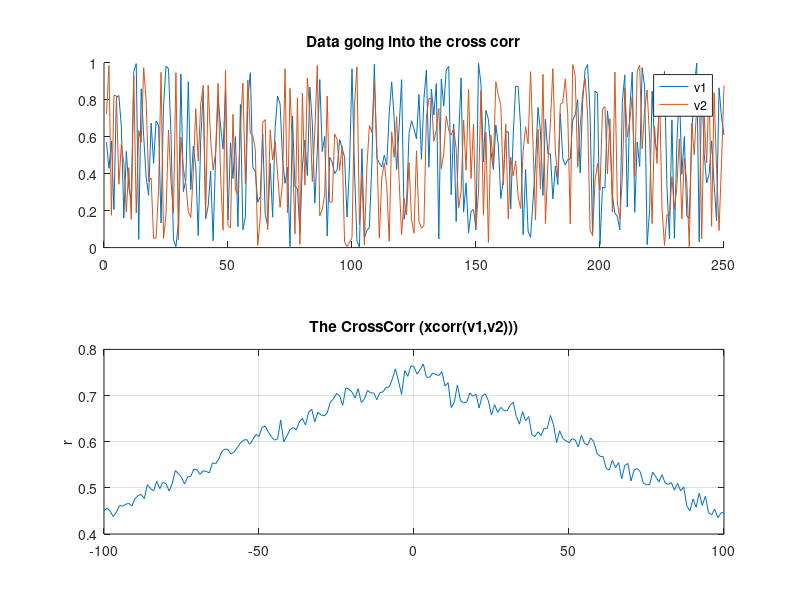
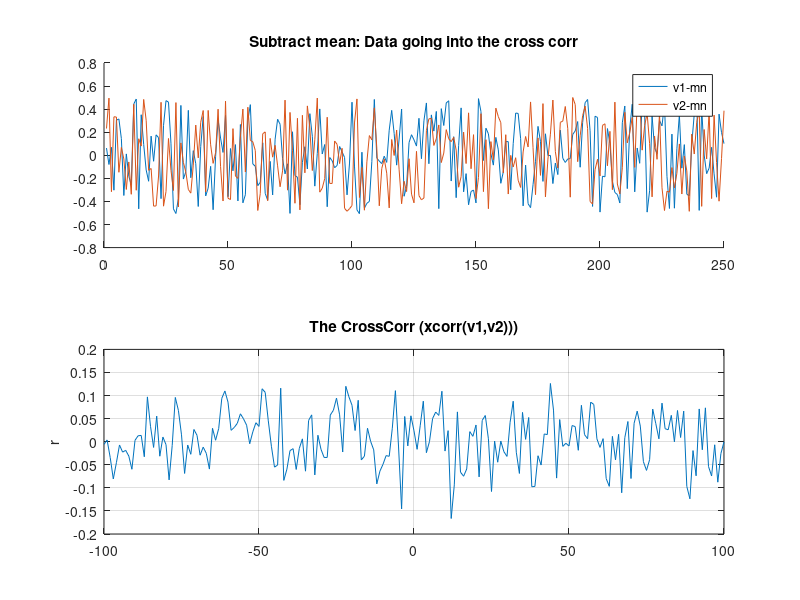
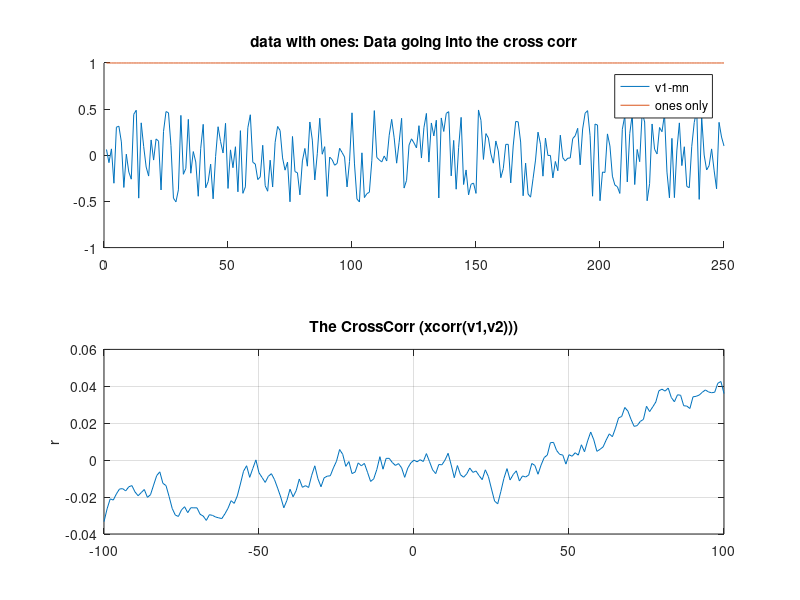
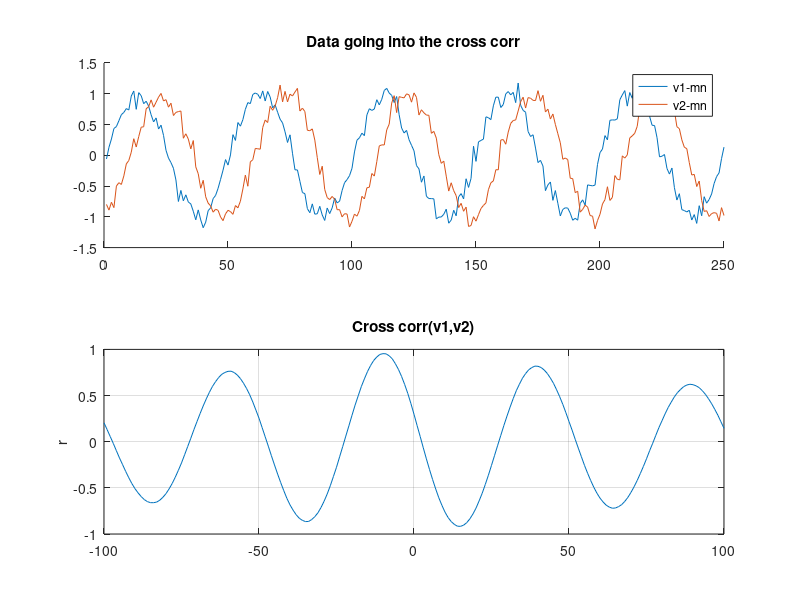

These figures' MATLAB source, in order:
% I have struggled mightily with cross corrs since grad school so hopefully
% this will help those embarking on cross-corr adventures...
% 
% Cross corrs are wonderful but they can yield surprisingly unintuitive results and also are
% subject to disturbing corruptions due to non-stationarities in the data.
% The later 
%
% For a list of some of the corruptions of cross-corrs and the solutions
% (via the generation of null distributions via suffling and randomizing in
% clever ways) see... (these are for spike trains, but the general
% principles and confounds are mostly the same for cross corss between
% continuous signals).
%
% Brody, C.D., 1999. Correlations without synchrony. Neural Comput 11, 1537–1551. https://doi.org/10.1162/089976699300016133
% Palm, G., Aertsen, A.M., Gerstein, G.L., 1988. On the significance of correlations among neuronal spike trains. Biol Cybern 59, 1–11. https://doi.org/10.1007/BF00336885
%
%%%%%%%%%%%%%%%%%%%%%%%%%%%%%%%%%%%%%%
% [redacted]
%%%%%%%%%%%%%%%%%%%%%%%%%%%%%%%%%%%%%%
rng(10); % fixes the random seed so that we get the same results.
n_pts = 250; % for voltammetry, I imagine we're concatenating all [DA] vectors under a single condition or do we calculate the cross corr per trial and then average the cross corrs across trials within that condition (5 trials per condition)?
n_lags = 100; % size of the xcorr
n_shuffle = 1000; % for generating a null distribution
%% Lets do the cross corr between 2 random number sequences.
% Intuition (including mine) would suggest a flat cross corr with some
% jitter and the mean somewhere near the average of the two signals.
v1 = rand(1,n_pts); % make a random sequence
v2 = rand(1,n_pts); % make another random sequence

[xc_orig,lags] = xcorr(v1, v2, n_lags,'coeff'); % NOTE: the normalized flag does not fix it.
figure;
subplot(2,1,1); hold on; plot(v1);plot(v2)
title('Data going into the cross corr'); legend('v1','v2')
subplot(2,1,2);plot(lags,xc_orig);grid on; ylabel('r')
title('The CrossCorr (xcorr(v1,v2)))')
% What happened? This rediculous triangle! Definitely not flat.
% This is a problem. Why?

%% Could it be because we did not subtract the mean?
[xc_orig,lags] = xcorr(v1 - mean(v1), v2 - mean(v2), n_lags,'coeff');
figure;
subplot(2,1,1); hold on; plot(v1 - mean(v1));plot(v2 - mean(v2))
title('Subtract mean: Data going into the cross corr'); legend('v1-mn','v2-mn')
subplot(2,1,2);plot(lags,xc_orig);grid on; ylabel('r')
title('The CrossCorr (xcorr(v1,v2)))')
% Well, at least that solved this problem. Note to self: always subtract the mean before running xcorr. 
% There are many other probems though as indicated in Brody - more
% nefarious problems due to non-stationarities and other things. cross
% corrs essentially presume the mean in both v1 or v2 stays the same.

%% Before getting to this point, let's look at what happens when we cross
% corr a random signal with a vector of ones...
v1b = v1 - mean(v1); v2b =  ones(size(v1));
[xc_orig,lags] = xcorr(v1b,v2b, n_lags,'coeff');
figure;
subplot(2,1,1); hold on; plot(v1b);plot(v2b)
title('data with ones: Data going into the cross corr'); legend('v1-mn','ones only')
subplot(2,1,2);plot(lags,xc_orig);grid on; ylabel('r')
title('The CrossCorr (xcorr(v1,v2)))')
% WTF! That gives us a very assymetric xcorr. I honestly do not know why.
% Someone can chime in on this. It's interesting but clearly 100% artifact
% and would lead to considerable confusion and false attribution of a
% temporal relationship between these two signals.
% You also can't replace the ones(size(v1)) with zeros(size(v1)) as that
% will alwyas yield an xcorr of zoro.

%% So what can one do (beyond subtracting a mean).
% First, let's create an oscillating signal.
x = linspace(0,10*pi,n_pts);
v1 = sin(x) + randn(size(x))*.1;
v2 = sin(x) + randn(size(x))*.1;
v2 = circshift(v2,10); % this shifts the vector nicely forward. The lage in the xcorr should be this amount.

[xc_orig,lags] = xcorr(v1 - mean(v1), v2 - mean(v2), n_lags,'coeff');
figure;
subplot(2,1,1); hold on; plot(v1 - mean(v1));plot(v2 - mean(v2))
title('Data going into the cross corr'); legend('v1-mn','v2-mn')
subplot(2,1,2);plot(lags,xc_orig);grid on; ylabel('r')
title('Cross corr(v1,v2)')
% Sweet- this actually looks correct in my mind. the peak is offset by
% about 10 lags. This looks like an xcorr that I would expect.
%% Let's re-evaluate however what not subtracting the mean would do... I'll
% just add 10 to one of the inputs (this is a scalar - will not change the
% temporal relationship AT ALL)
[xc_orig,lags] = xcorr(10 + (v1 - mean(v1)), v2 - mean(v2), n_lags,'coeff');
figure;
subplot(2,1,1); hold on; plot(v1);plot(v2)
title('Data going into the cross corr'); legend('v1','v2')
subplot(2,1,2);plot(lags,xc_orig);grid on; ylabel('r')
title('The CrossCorr (xcorr(v1,v2)))')
% Yep - causes crazyness. Terrible. Strange cross-corr. Yes, there is still
% an offest of about 10 but there is this very strange assymetry.


%% Non-stationarities and other nastyness.
% Slow changes in one or both of the vectors also corrupt the xcorr and
% this will be clearly an issue with voltammetry and extracellular ephys.
% Both signals are VERY drifty. The general solution for this is to
% subtract a 'null' cross corr from the original cross corr where the null
% cross corr is generated from surrogate input vectors with the same
% general statistics as the original (for example, by reordering the timing
% of the signal randomly in one of the vectors) and then repeating this
% multiple times. This does not entirely solve the problem as we shoul
% ideally randomize at local intervals in the input vector so that
% non-stationarities are preserved so that they can be subtracted away.
% This sounds confusing, so let's do the simpler thing of just subtracting
% a null distribution generated by generating random input...
%%
x = linspace(0,10*pi,n_pts);
v1 = sin(x) + randn(size(x));
v2 = sin(x) + randn(size(x));
v2 = circshift(v2,10); % this shifts the vector nicely forward.
[xc_orig,lags] = xcorr(v1 - mean(v1), v2 - mean(v2), n_lags,'coeff');

shuffle_xc = nan(n_shuffle,2*n_lags+1);
for iShuff = 1:n_shuffle
    v1sh = v1(randperm(length(v1)));
    % We could shuffle v2 as well but that is probably not necessary.
    shuffle_xc(iShuff,:) = xcorr(v1sh - mean(v1sh), v2 - mean(v2), n_lags,'coeff');
end
figure
subplot(4,1,1); hold on; plot(v1);plot(v2)
title('Data going into the cross corr'); legend('v1','v2')
subplot(4,1,2);plot(lags,xc_orig);grid on; ylabel('r')
title('The CrossCorr (xcorr(v1,v2)))')
subplot(4,1,3);imagesc(lags,[],shuffle_xc)
title('cross corrs produced by randomizing the original data.')
subplot(4,1,4);hold on;
plot(lags,mean(shuffle_xc),'k') % mean of the shuffle.
plot(lags,mean(shuffle_xc) + std(shuffle_xc)*2,'r') % 97% confidence interval
plot(lags,mean(shuffle_xc) - std(shuffle_xc)*2,'r') % 97% confidence interval
plot(lags,xc_orig,'b');grid on; ylabel('r')
legend('shuf xc', '2std', 'original')

%% one can then make a 'final' cross corr that is now in z scores from the
% null distribution...
new_xc = (xc_orig - mean(shuffle_xc))./std(shuffle_xc);
figure
plot(lags,new_xc,'m');grid on; ylabel('z')
title('Normalized Cross Corr')

% Again, the above is not really going to eliminate artifacts when there
% are more subtle non-stationarities in the data, but it's a good start and
% maybe enough. (note: this method for example is still corrupted if you
% forget to subtract the mean from one of the signals.
%
% Feel free to play around with the parameters and the data!
%